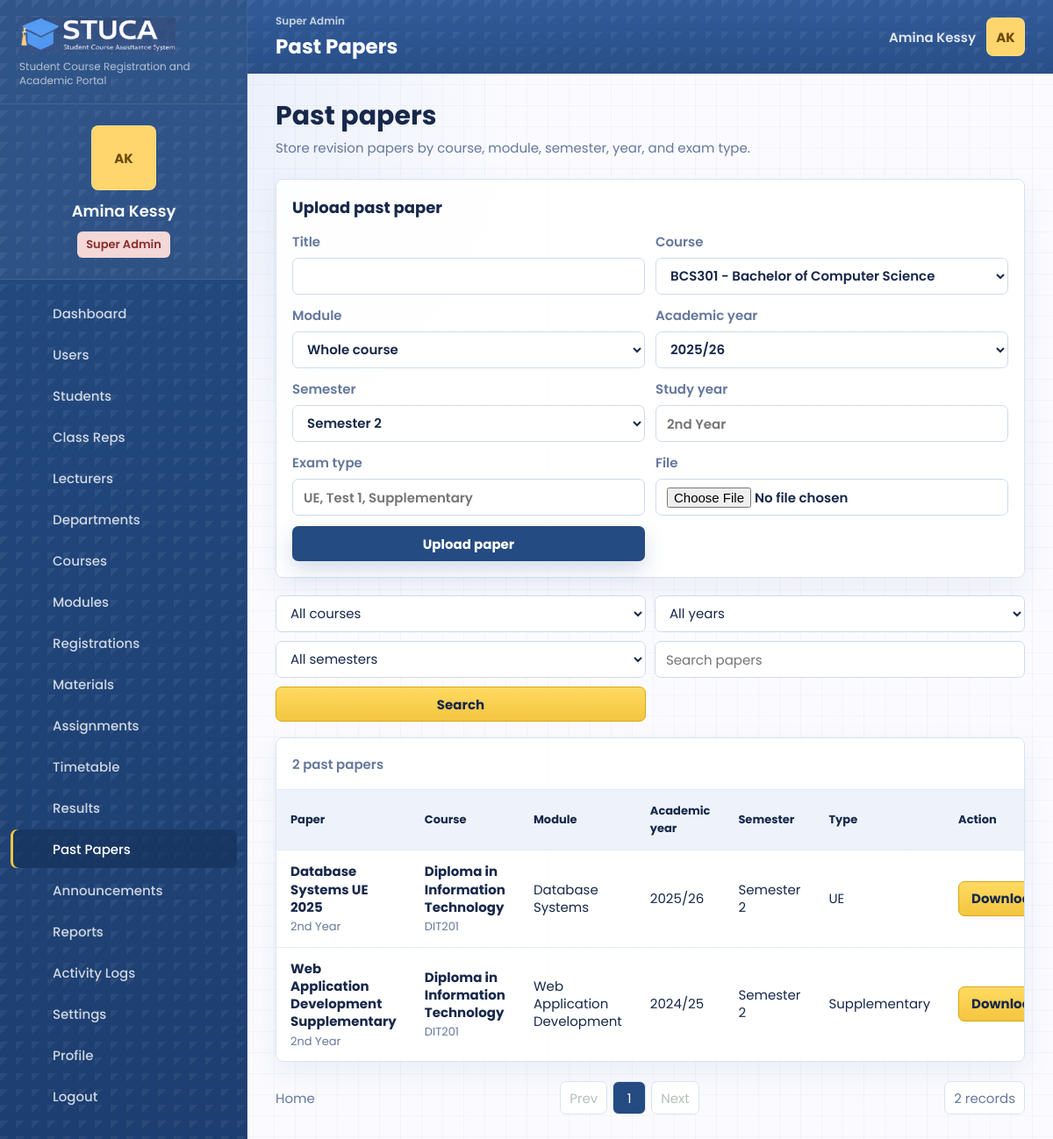
The page /past-papers.php (signed in) on the database its author committed.
### tables this page shows
CREATE TABLE users (
    id INT UNSIGNED AUTO_INCREMENT PRIMARY KEY,
    role_id INT UNSIGNED NOT NULL,
    department_id INT UNSIGNED NULL,
    name VARCHAR(140) NOT NULL,
    email VARCHAR(190) NOT NULL UNIQUE,
    password_hash VARCHAR(255) NOT NULL,
    status ENUM('active', 'suspended') NOT NULL DEFAULT 'active',
    student_number VARCHAR(60) NULL UNIQUE,
    staff_number VARCHAR(60) NULL UNIQUE,
    phone VARCHAR(40) NULL,
    program VARCHAR(160) NULL,
    class_group VARCHAR(80) NULL,
    created_at TIMESTAMP DEFAULT CURRENT_TIMESTAMP,
    updated_at TIMESTAMP DEFAULT CURRENT_TIMESTAMP ON UPDATE CURRENT_TIMESTAMP,
    INDEX idx_users_role (role_id),
    INDEX idx_users_department (department_id),
    INDEX idx_users_status (status),
    CONSTRAINT fk_users_role FOREIGN KEY (role_id) REFERENCES roles(id),
    CONSTRAINT fk_users_department FOREIGN KEY (department_id) REFERENCES departments(id) ON DELETE SET NULL
);

CREATE TABLE past_papers (
    id INT UNSIGNED AUTO_INCREMENT PRIMARY KEY,
    course_id INT UNSIGNED NOT NULL,
    module_id INT UNSIGNED NULL,
    uploaded_by INT UNSIGNED NULL,
    academic_year_id INT UNSIGNED NOT NULL,
    semester_id INT UNSIGNED NULL,
    study_year VARCHAR(60) NOT NULL,
    exam_type VARCHAR(80) NOT NULL,
    title VARCHAR(190) NOT NULL,
    file_path VARCHAR(255) NOT NULL,
    file_name VARCHAR(190) NOT NULL,
    created_at TIMESTAMP DEFAULT CURRENT_TIMESTAMP,
    updated_at TIMESTAMP DEFAULT CURRENT_TIMESTAMP ON UPDATE CURRENT_TIMESTAMP,
    INDEX idx_papers_course (course_id),
    INDEX idx_papers_module (module_id),
    INDEX idx_papers_year (academic_year_id),
    CONSTRAINT fk_papers_course FOREIGN KEY (course_id) REFERENCES courses(id) ON DELETE CASCADE,
    CONSTRAINT fk_papers_module FOREIGN KEY (module_id) REFERENCES modules(id) ON DELETE SET NULL,
    CONSTRAINT fk_papers_uploader FOREIGN KEY (uploaded_by) REFERENCES users(id) ON DELETE SET NULL,
    CONSTRAINT fk_papers_year FOREIGN KEY (academic_year_id) REFERENCES academic_years(id) ON DELETE CASCADE,
    CONSTRAINT fk_papers_semester FOREIGN KEY (semester_id) REFERENCES semesters(id) ON DELETE SET NULL
);

CREATE TABLE courses (
    id INT UNSIGNED AUTO_INCREMENT PRIMARY KEY,
    department_id INT UNSIGNED NULL,
    code VARCHAR(40) NOT NULL UNIQUE,
    title VARCHAR(190) NOT NULL,
    description TEXT NULL,
    level VARCHAR(80) NULL,
    credits SMALLINT UNSIGNED NOT NULL DEFAULT 3,
    status ENUM('active', 'archived') NOT NULL DEFAULT 'active',
    created_at TIMESTAMP DEFAULT CURRENT_TIMESTAMP,
    updated_at TIMESTAMP DEFAULT CURRENT_TIMESTAMP ON UPDATE CURRENT_TIMESTAMP,
    INDEX idx_courses_department (department_id),
    INDEX idx_courses_status (status),
    CONSTRAINT fk_courses_department FOREIGN KEY (department_id) REFERENCES departments(id) ON DELETE SET NULL
);

CREATE TABLE modules (
    id INT UNSIGNED AUTO_INCREMENT PRIMARY KEY,
    course_id INT UNSIGNED NOT NULL,
    semester_id INT UNSIGNED NULL,
    code VARCHAR(40) NOT NULL UNIQUE,
    title VARCHAR(190) NOT NULL,
    description TEXT NULL,
    credits TINYINT UNSIGNED NOT NULL DEFAULT 3,
    created_at TIMESTAMP DEFAULT CURRENT_TIMESTAMP,
    updated_at TIMESTAMP DEFAULT CURRENT_TIMESTAMP ON UPDATE CURRENT_TIMESTAMP,
    INDEX idx_modules_course (course_id),
    INDEX idx_modules_semester (semester_id),
    CONSTRAINT fk_modules_course FOREIGN KEY (course_id) REFERENCES courses(id) ON DELETE CASCADE,
    CONSTRAINT fk_modules_semester FOREIGN KEY (semester_id) REFERENCES semesters(id) ON DELETE SET NULL
);

CREATE TABLE academic_years (
    id INT UNSIGNED AUTO_INCREMENT PRIMARY KEY,
    name VARCHAR(30) NOT NULL UNIQUE,
    starts_on DATE NOT NULL,
    ends_on DATE NOT NULL,
    is_current BOOLEAN NOT NULL DEFAULT FALSE,
    created_at TIMESTAMP DEFAULT CURRENT_TIMESTAMP,
    updated_at TIMESTAMP DEFAULT CURRENT_TIMESTAMP ON UPDATE CURRENT_TIMESTAMP
);

CREATE TABLE semesters (
    id INT UNSIGNED AUTO_INCREMENT PRIMARY KEY,
    academic_year_id INT UNSIGNED NOT NULL,
    name VARCHAR(60) NOT NULL,
    starts_on DATE NOT NULL,
    ends_on DATE NOT NULL,
    is_current BOOLEAN NOT NULL DEFAULT FALSE,
    created_at TIMESTAMP DEFAULT CURRENT_TIMESTAMP,
    updated_at TIMESTAMP DEFAULT CURRENT_TIMESTAMP ON UPDATE CURRENT_TIMESTAMP,
    UNIQUE KEY unique_semester_year (academic_year_id, name),
    INDEX idx_semesters_current (is_current),
    CONSTRAINT fk_semesters_year FOREIGN KEY (academic_year_id) REFERENCES academic_years(id) ON DELETE CASCADE
);

### public/past-papers.php (the view, shortened to what the rows shown need)
<?php
require dirname(__DIR__) . '/app/bootstrap.php';
$repo = repository();
$user = current_user();
$filters = [
    'academic_year' => request_value('academic_year'),
    'study_year' => request_value('study_year'),
    'semester' => request_value('semester'),
    'exam_type' => request_value('exam_type'),
    'course_id' => request_value('course_id'),
    'search' => request_value('search'),
];
$papers = $repo->getPastPapers($filters, $user);
$pagination = paginate($papers, (int) request_value('page', '1'), app_config('items_per_page'));
page_start('Past Papers', 'past-papers');
?>
<section class="page-title-row">
    <div>
        <h2>Past papers</h2>
    </div>
</section>
<?php if (can_upload_teaching_files($user['role'])): ?>
<section class="panel compact">
    <div class="panel-heading"><h2>Upload past paper</h2></div>
</section>
<?php endif; ?>
<section class="panel table-panel">
    <div class="responsive-table">
        <table>
            <thead><tr><th>Paper</th><th>Course</th><th>Module</th><th>Academic year</th><th>Semester</th><th>Type</th><th>Action</th></tr></thead>
            <tbody>
                <?php foreach ($pagination['items'] as $paper): ?>
                    <tr>
                        <td><strong><?= e($paper['title'] ?? $paper['exam_type']) ?></strong><span><?= e($paper['study_year']) ?></span></td>
                        <td><strong><?= e($paper['course_title']) ?></strong><span><?= e($paper['course_code']) ?></span></td>
                        <td><?= e($paper['module_name'] ?: 'Whole course') ?></td>
                        <td><?= e($paper['academic_year']) ?></td>
                        <td><?= e($paper['semester']) ?></td>
                        <td><?= e($paper['exam_type']) ?></td>
                        <td><a class="button yellow" href="<?= e($paper['file_path'] ?? '#') ?>" download>Download</a></td>
                    </tr>
                <?php endforeach; ?>
            </tbody>
        </table>
    </div>
</section>
<?php
page_end();

### app/includes/layout.php (shortened to what the rows shown need)
<?php
function page_start(string $title, string $active): void
{
    $user = current_user();
    if ($user && !empty($user['email'])) {
        $freshUser = repository()->findUserByEmail($user['email']);
        if ($freshUser) {
            unset($freshUser['password_hash']);
            $user = $freshUser;
        }
    }
    $displayName = $user['name'] ?? 'Guest';
    $role = role_label($user['role'] ?? null);
    ?>
    <!doctype html>
    <html lang="en">
    <head>
        <link rel="stylesheet" href="assets/css/styles.css?v=20260601-workflow">
    </head>
    <body class="page-<?= e($active) ?>">
        <aside class="sidebar" id="sidebar">
            <div class="profile-card">
                <div class="avatar-initials"><?= e(initials($displayName)) ?></div>
                <strong><?= e($displayName) ?></strong>
                <span class="role-pill <?= e(role_badge_class($user['role'] ?? null)) ?>"><?= e($role) ?></span>
            </div>
        </aside>
        <div class="app-shell">
            <header class="topbar">
                <div>
                    <h1><?= e($title) ?></h1>
                </div>
                <div class="topbar-user">
                    <span class="topbar-name"><?= e($displayName) ?></span>
                    <a class="avatar-initials tiny" href="profile.php" aria-label="Open profile"><?= e(initials($displayName)) ?></a>
                </div>
            </header>
            <main class="content" id="content">
    <?php
}
function page_end(): void
{
    ?>
            </main>
        </div>
    </body>
    </html>
    <?php
}
    ?>

### rows shown on the page
users: name "AK", name "Amina Kessy"
past_papers: title "Database Systems UE 2025", study_year "2nd Year", course.title "Diploma in Information Technology", course.code "DIT201", module.title "Database Systems", academic_year.name "2025/26", semester.name "Semester 2", exam_type "UE"
past_papers: title "Web Application Development Supplementary", study_year "2nd Year", course.title "Diploma in Information Technology", course.code "DIT201", module.title "Web Application Development", academic_year.name "2024/25", semester.name "Semester 2", exam_type "Supplementary"

### other values the page prints
$config['app_subtitle'] "Student Course Registration and Academic Portal"
$role "Super Admin"
$item['label'] "Dashboard"
$item['label'] "Users"
$item['label'] "Students"
$item['label'] "Class Reps"
$item['label'] "Lecturers"
$item['label'] "Departments"
$item['label'] "Courses"
$item['label'] "Modules"
$item['label'] "Registrations"
$item['label'] "Materials"
$item['label'] "Assignments"
$item['label'] "Timetable"
$item['label'] "Results"
